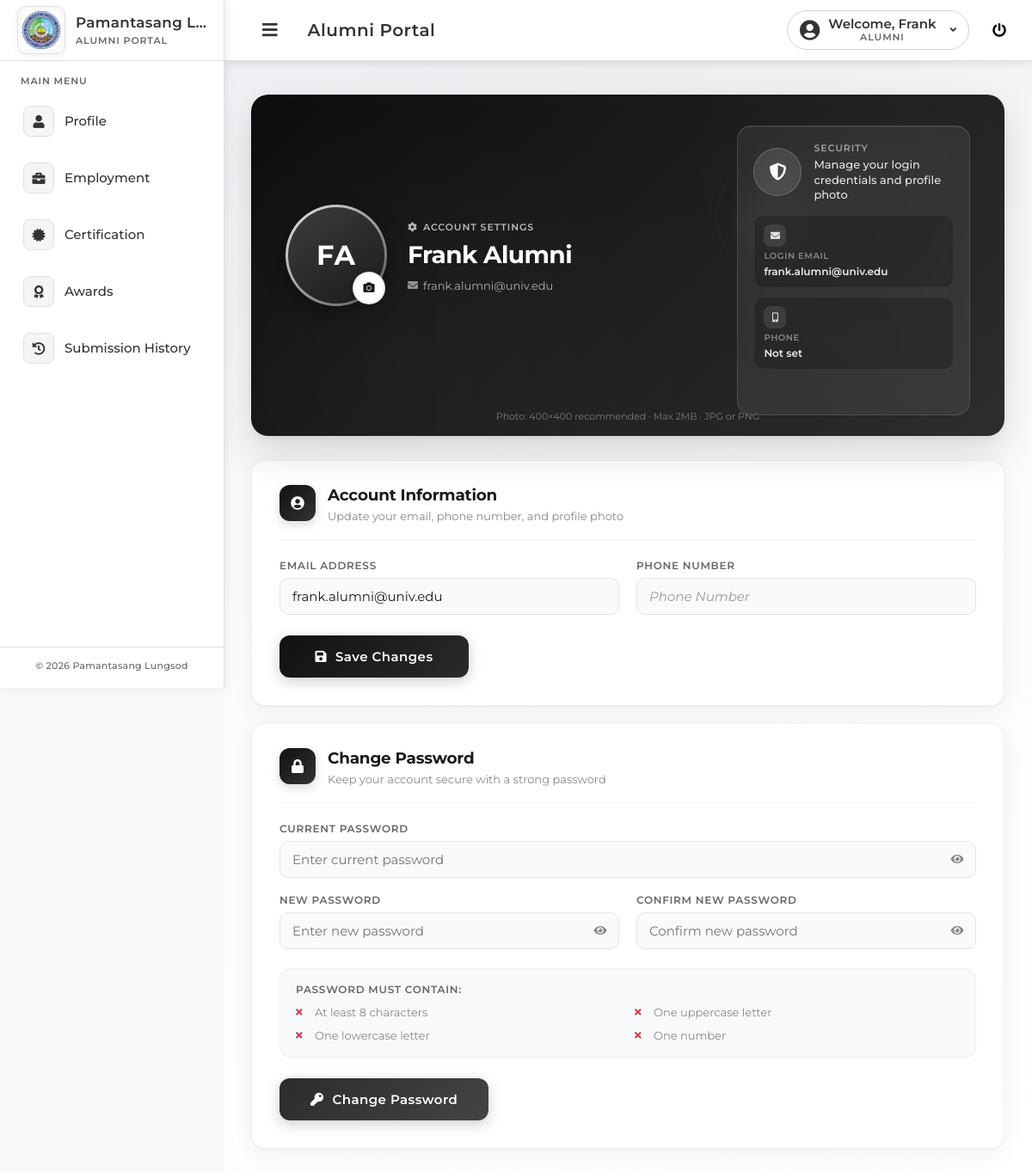
/alumni/Aaccount-setting.php (signed in), run on the app's committed database.
### tables this page shows
CREATE TABLE `personal` (
  `id` int(11) NOT NULL,
  `first_name` varchar(255) DEFAULT NULL,
  `middle_name` varchar(255) DEFAULT NULL,
  `last_name` varchar(255) DEFAULT NULL,
  `extension` varchar(50) DEFAULT NULL,
  `sex` enum('male','female') DEFAULT NULL,
  `dob` date DEFAULT NULL,
  `institutional_email` varchar(255) DEFAULT NULL,
  `personal_email` varchar(255) DEFAULT NULL,
  `phone_number` varchar(20) DEFAULT NULL,
  `street_address` text DEFAULT NULL,
  `province` varchar(255) DEFAULT NULL,
  `city` varchar(255) DEFAULT NULL,
  `barangay` varchar(255) DEFAULT NULL,
  `zip_code` varchar(10) DEFAULT NULL,
  `profile_photo` varchar(255) DEFAULT NULL,
  `user_id` int(11) DEFAULT NULL,
  `facebook` varchar(255) DEFAULT NULL,
  `civil_status` varchar(20) DEFAULT NULL
);

CREATE TABLE `users` (
  `user_id` int(11) NOT NULL,
  `full_name` varchar(255) NOT NULL,
  `email` varchar(255) NOT NULL,
  `password_hash` varchar(255) NOT NULL,
  `role` enum('coordinator','admin','superadmin','alumni') NOT NULL DEFAULT 'alumni',
  `created_at` timestamp NOT NULL DEFAULT current_timestamp(),
  `token_expires_at` timestamp NULL DEFAULT NULL,
  `onboarded` tinyint(1) DEFAULT 0,
  `college_id` int(11) DEFAULT NULL
);

### alumni/Aaccount-setting.php (the view, shortened to what this page needs)
<?php
include 'includes/Aheader.php';
include 'includes/Asidebar.php';
$user_id = $_SESSION['user_id'];
$conn = Database::getInstance()->getConnection();
$email = '';
$phone = '';
$profile_photo = '';
$full_name = '';
$first_name = '';
$last_name = '';
$stmt = $conn->prepare("SELECT u.email, p.phone_number, p.profile_photo, u.full_name, p.first_name, p.last_name FROM users u LEFT JOIN personal p ON u.user_id = p.user_id WHERE u.user_id = ? LIMIT 1");
$stmt->bind_param('i', $user_id);
$stmt->execute();
$result = $stmt->get_result();
if ($row = $result->fetch_assoc()) {
    $email = (string) ($row['email'] ?? '');
    $phone = (string) ($row['phone_number'] ?? '');
    $profile_photo = (string) ($row['profile_photo'] ?? '');
    $full_name = (string) ($row['full_name'] ?? '');
    $first_name = (string) ($row['first_name'] ?? '');
    $last_name = (string) ($row['last_name'] ?? '');
}
$displayName = trim($full_name ?? '');
$avatarInitials = '';
if (!empty($first_name)) {
    $avatarInitials .= strtoupper($first_name[0]);
}
if (!empty($last_name)) {
    $avatarInitials .= strtoupper($last_name[0]);
}
$avatarInitials = $avatarInitials ?: '?';
$hasProfilePhoto = !empty($profile_photo);
?>
<link rel="stylesheet" href="alumni.css?v=<?php echo time(); ?>">
<link rel="stylesheet" href="index.css?v=<?php echo time(); ?>">
<link rel="stylesheet" href="aAccount-setting.css?v=<?php echo time(); ?>">
<main class="profile-content profile-dashboard-page account-settings-page">
  <div class="profile-dashboard-wrap">
    <header class="profile-hero">
      <div class="profile-hero-pattern" aria-hidden="true"></div>
      <div class="profile-hero-deco profile-hero-deco-1" aria-hidden="true"></div>
      <div class="profile-hero-deco profile-hero-deco-2" aria-hidden="true"></div>
      <div class="profile-hero-inner account-hero-inner">
        <div class="profile-hero-main">
          <div class="profile-hero-avatar">
            <div class="avatar-ring">
              <div id="avatarInitials" class="profile-avatar-initials<?php echo $hasProfilePhoto ? ' is-hidden' : ''; ?>"><?php echo htmlspecialchars($avatarInitials); ?></div>
            </div>
            <label for="profile_photo" class="avatar-edit-btn" aria-label="Change Profile Photo"><i class="fas fa-camera"></i></label>
          </div>
          <div class="profile-hero-text">
            <span class="profile-hero-badge"><i class="fas fa-cog"></i> Account Settings</span>
            <h1 class="profile-hero-name"><?php echo htmlspecialchars($displayName); ?></h1>
            <p class="profile-hero-meta">
              <span><i class="fas fa-envelope"></i> <?php echo htmlspecialchars($email); ?></span>
            </p>
          </div>
        </div>
        <aside class="profile-hero-aside account-hero-aside" aria-label="Account summary">
          <div class="hero-panel">
            <div class="hero-panel-top">
              <div class="account-security-icon" aria-hidden="true">
                <i class="fas fa-shield-alt"></i>
              </div>
              <div class="hero-panel-intro">
                <span class="hero-panel-label">Security</span>
                <p class="hero-panel-desc">Manage your login credentials and profile photo</p>
              </div>
            </div>
            <div class="account-quick-tips">
              <div class="account-tip-tile">
                <span class="hero-stat-icon"><i class="fas fa-envelope"></i></span>
                <span class="hero-stat-label">Login Email</span>
                <span class="hero-stat-value"><?php echo htmlspecialchars($email); ?></span>
              </div>
              <div class="account-tip-tile">
                <span class="hero-stat-icon"><i class="fas fa-mobile-alt"></i></span>
                <span class="hero-stat-label">Phone</span>
                <span class="hero-stat-value"><?php echo htmlspecialchars($phone ?: 'Not set'); ?></span>
              </div>
            </div>
          </div>
        </aside>
      </div>
      <p class="profile-hero-hint">Photo: 400×400 recommended · Max 2MB · JPG or PNG</p>
    </header>
    <form id="accountForm" method="post" enctype="multipart/form-data">
      <section class="profile-section-card">
        <div class="section-header">
          <span class="section-icon"><i class="fas fa-user-circle"></i></span>
          <div>
            <h2>Account Information</h2>
            <p>Update your email, phone number, and profile photo</p>
          </div>
        </div>
        <div class="form-grid account-form-grid">
          <div class="form-group">
            <label for="email">Email Address</label>
            <input type="email" id="email" name="email" value="<?php echo htmlspecialchars($email); ?>" placeholder="Email Address" required>
          </div>
          <div class="form-group">
            <label for="phone">Phone Number</label>
            <input type="tel" id="phone" name="phone" value="<?php echo htmlspecialchars($phone); ?>" placeholder="Phone Number" required>
          </div>
        </div>
        <div class="save-bar">
          <div class="form-actions">
            <button type="submit" class="save-button" name="update_account">
              <i class="fas fa-save"></i> Save Changes
            </button>
          </div>
        </div>
      </section>
    </form>
    <section class="profile-section-card">
      <div class="section-header">
        <span class="section-icon"><i class="fas fa-lock"></i></span>
        <div>
          <h2>Change Password</h2>
          <p>Keep your account secure with a strong password</p>
        </div>
      </div>
      <form method="post" class="password-form">
        <div class="form-grid password-form-grid">
          <div class="form-group span-full">
            <label for="current-password">Current Password</label>
            <div class="password-input-wrapper">
              <input type="password" id="current-password" name="current_password" placeholder="Enter current password" required>
              <button type="button" class="toggle-password" aria-label="Toggle password visibility"><i class="fas fa-eye"></i></button>
            </div>
          </div>
          <div class="form-group">
            <label for="new-password">New Password</label>
            <div class="password-input-wrapper">
              <input type="password" id="new-password" name="new_password" placeholder="Enter new password" required>
              <button type="button" class="toggle-password" aria-label="Toggle password visibility"><i class="fas fa-eye"></i></button>
            </div>
          </div>
          <div class="form-group">
            <label for="confirm-password">Confirm New Password</label>
            <div class="password-input-wrapper">
              <input type="password" id="confirm-password" name="confirm_password" placeholder="Confirm new password" required>
              <button type="button" class="toggle-password" aria-label="Toggle password visibility"><i class="fas fa-eye"></i></button>
            </div>
          </div>
          <div class="form-group span-full">
            <div class="password-requirements">
              <p>Password must contain:</p>
              <ul>
                <li id="length-check">At least 8 characters</li>
                <li id="uppercase-check">One uppercase letter</li>
                <li id="lowercase-check">One lowercase letter</li>
                <li id="number-check">One number</li>
              </ul>
            </div>
          </div>
        </div>
        <div class="save-bar">
          <div class="form-actions">
            <button type="submit" class="save-button save-button-secondary" name="change_password">
              <i class="fas fa-key"></i> Change Password
            </button>
          </div>
        </div>
      </form>
    </section>
  </div>
</main>

### alumni/includes/Aheader.php (shortened to what this page needs)
<?php if (session_status() === PHP_SESSION_NONE) { session_start(); }
$topbarFirstName = 'Alumni';
$topbarProfilePhoto = null;
if (isset($_SESSION['user_id'])) {
    try {
        $conn = Database::getInstance()->getConnection();
        if ($conn) {
            $uid = intval($_SESSION['user_id']);
            $stmt = $conn->prepare("SELECT first_name, profile_photo FROM personal WHERE user_id = ? LIMIT 1");
            if ($stmt) {
                $stmt->bind_param('i', $uid);
                $stmt->execute();
                $stmt->bind_result($fn, $pp);
                if ($stmt->fetch()) {
                    if (!empty($fn)) {
                        $topbarFirstName = $fn;
                    }
                }
            }
        }
    } catch (Throwable $e) {  }
}
?>
<!DOCTYPE html>
<html lang="en">
<head>
    <link rel="stylesheet" href="https://cdnjs.cloudflare.com/ajax/libs/font-awesome/5.15.4/css/all.min.css" />
    <link rel="stylesheet" href="alumni.css?v=<?php echo time(); ?>">
</head>
<body>
    <?php
        $currentPath = $_SERVER['PHP_SELF'] ?? '';
        $currentBase = basename($currentPath);
        $isAuthPage = (strpos($currentPath, 'signin.php') !== false) || (strpos($currentPath, 'signup.php') !== false);
        $isVerifyEmailPage = ($currentBase === 'verify-email.php');
    ?>
    <?php if (isset($_SESSION['user_id']) && $currentBase !== 'UpdateAccount.php' && !$isAuthPage && !$isVerifyEmailPage): ?>
    <nav class="topbar">
        <div class="topbar-left">
            <button class="sidebar-toggle-btn" onclick="toggleSidebar()" aria-label="Toggle Sidebar">
                <i class="fas fa-bars"></i>
            </button>
            <span class="topbar-title">Alumni Portal</span>
        </div>
        <div class="topbar-right">
            <div class="topbar-user topbar-user-link" id="topbarUser" onclick="toggleUserMenu(event)">
                <?php if ($topbarProfilePhoto): ?>
                    <img src="<?php echo htmlspecialchars($topbarProfilePhoto); ?>" alt="Profile" class="topbar-user-avatar" style="width: 40px; height: 40px; border-radius: 50%; object-fit: cover;">
                <?php else: ?>
                    <i class="fas fa-user-circle"></i>
                <?php endif; ?>
                <span class="topbar-user-text">
                    <span class="topbar-user-greeting">Welcome, <?php echo htmlspecialchars($topbarFirstName); ?></span>
                    <span class="topbar-user-role">Alumni</span>
                </span>
            </div>
            <a href="#" onclick="showLogoutModal()" class="logout-link" title="Logout">
                <i class="fas fa-power-off" style="color: black; margin-left: 11px;"></i>
            </a>
        </div>
    </nav>
    <?php endif; ?>

### alumni/alumni.css (style rules this page uses)
:root { --success-color: #2e7d32; --primary-color: #1976d2; --secondary-color: #f8f9fa; --accent-color: #4caf50; --light-green: #81c784; --teal-color: #26a69a; --text-color: #333; --border-color: #e0e0e0; --hover-color: #f5f5f5; --shadow-light: 0 2px 8px rgba(0, 0, 0, 0.08); --shadow-medium: 0 4px 16px rgba(0, 0, 0, 0.12); --border-radius: 12px; --transition: all 0.3s cubic-bezier(0.4, 0, 0.2, 1); }
* { font-family: 'Montserrat', sans-serif; }
body { font-family: 'Montserrat', sans-serif; margin: 0; padding: 0; background-color: var(--secondary-color); }
.topbar { position: fixed !important; top: 0 !important; left: 260px !important; right: 0 !important; height: 70px !important; background: #ffffff !important; color: #333333 !important; border-bottom: 1px solid var(--border-color) !important; display: flex !important; align-items: center !important; justify-content: space-between !important; padding: 0 30px !important; box-shadow: 0 2px 10px rgba(0, 0, 0, 0.1) !important; z-index: 900 !important; transition: left 0.3s ease !important; }
.topbar-left { display: flex; align-items: center; gap: 20px; }
.sidebar-toggle-btn { display: block; background: none; border: none; color: #333333; padding: 10px 15px; border-radius: 8px; cursor: pointer; font-size: 20px; transition: var(--transition); }
.sidebar-toggle-btn i { display: block; }
.topbar-title { font-size: 20px; font-weight: 600; letter-spacing: 0.5px; }
.topbar-right { display: flex; align-items: center; gap: 16px; }
.topbar-user { display: flex; align-items: center; gap: 10px; font-size: 15px; font-weight: 500; color: #333333; text-decoration: none; cursor: pointer; padding: 6px 14px; border-radius: 999px; border: 1px solid rgba(0, 0, 0, 0.18); background-color: transparent; transition: var(--transition); }
.topbar-user i { font-size: 24px; }
.topbar-user-text { display: flex; flex-direction: column; line-height: 1.2; align-items: center; text-align: center; }
.topbar-user-greeting { font-weight: 600; }
.topbar-user-role { font-size: 11px; font-weight: 600; text-transform: uppercase; letter-spacing: 0.08em; color: #666666; }
.topbar-user-link { position: relative; }
.topbar-user-link::after { content: '\f107'; font-family: 'Font Awesome 5 Free'; font-weight: 900; font-size: 12px; margin-left: 6px; transition: var(--transition); color: inherit; }
.profile-content { font-family: 'Montserrat', sans-serif; padding: 40px; padding-top: 110px; background: linear-gradient(135deg, #f4f4f4 0%, #ffffff 100%); min-height: 100vh; margin-left: 260px; color: var(--text-color); transition: margin-left 0.3s ease; }
.form-group { margin-bottom: 25px; }
.form-group label { font-family: 'Montserrat', sans-serif; font-weight: 600; color: #555; margin-bottom: 8px; display: block; font-size: 14px; text-transform: uppercase; letter-spacing: 0.5px; }
input[type="text"], input[type="email"], input[type="tel"], input[type="date"], select { font-family: 'Montserrat', sans-serif; padding: 15px 18px; border: 2px solid var(--border-color); border-radius: var(--border-radius); font-size: 15px; width: 100%; margin-bottom: 5px; box-sizing: border-box; transition: var(--transition); background-color: #fff; color: var(--text-color); font-weight: 400; }
input[type="text"]::placeholder, input[type="email"]::placeholder, input[type="tel"]::placeholder, input[type="date"]::placeholder { font-family: 'Montserrat', sans-serif; color: #999; font-weight: 400; font-style: italic; }
.save-button { background-color: #111; color: white; padding: 18px 50px; font-size: 16px; font-family: 'Montserrat', sans-serif; font-weight: 600; border: none; border-radius: 8px; cursor: pointer; transition: background-color 0.3s ease; text-transform: uppercase; letter-spacing: 1px; box-shadow: var(--shadow-light); position: relative; overflow: hidden; }
.save-button::before { content: ''; position: absolute; top: 0; left: -100%; width: 100%; height: 100%; background: linear-gradient(90deg, transparent, rgba(255,255,255,0.2), transparent); transition: left 0.5s; }
.form-actions { display: flex; justify-content: center; margin-top: 40px; padding-top: 30px; border-top: 2px solid var(--border-color); }
.profile-content, .profile-container { overflow-x: hidden; }

### data on the page
personal: first_name "Frank", avatarInitials "FA", user.full_name "Frank Alumni", user.email "frank.alumni@univ.edu", phone_number "Not set", email "frank.alumni@univ.edu"

### other printed values
$branding['system_name'] "Pamantasang…"
$item['label'] "Profile"
$item['label'] "Employment"
$item['label'] "Certification"
$item['label'] "Awards"
$item['label'] "Submission History"
$branding['system_name'] "Pamantasang Lungsod"
